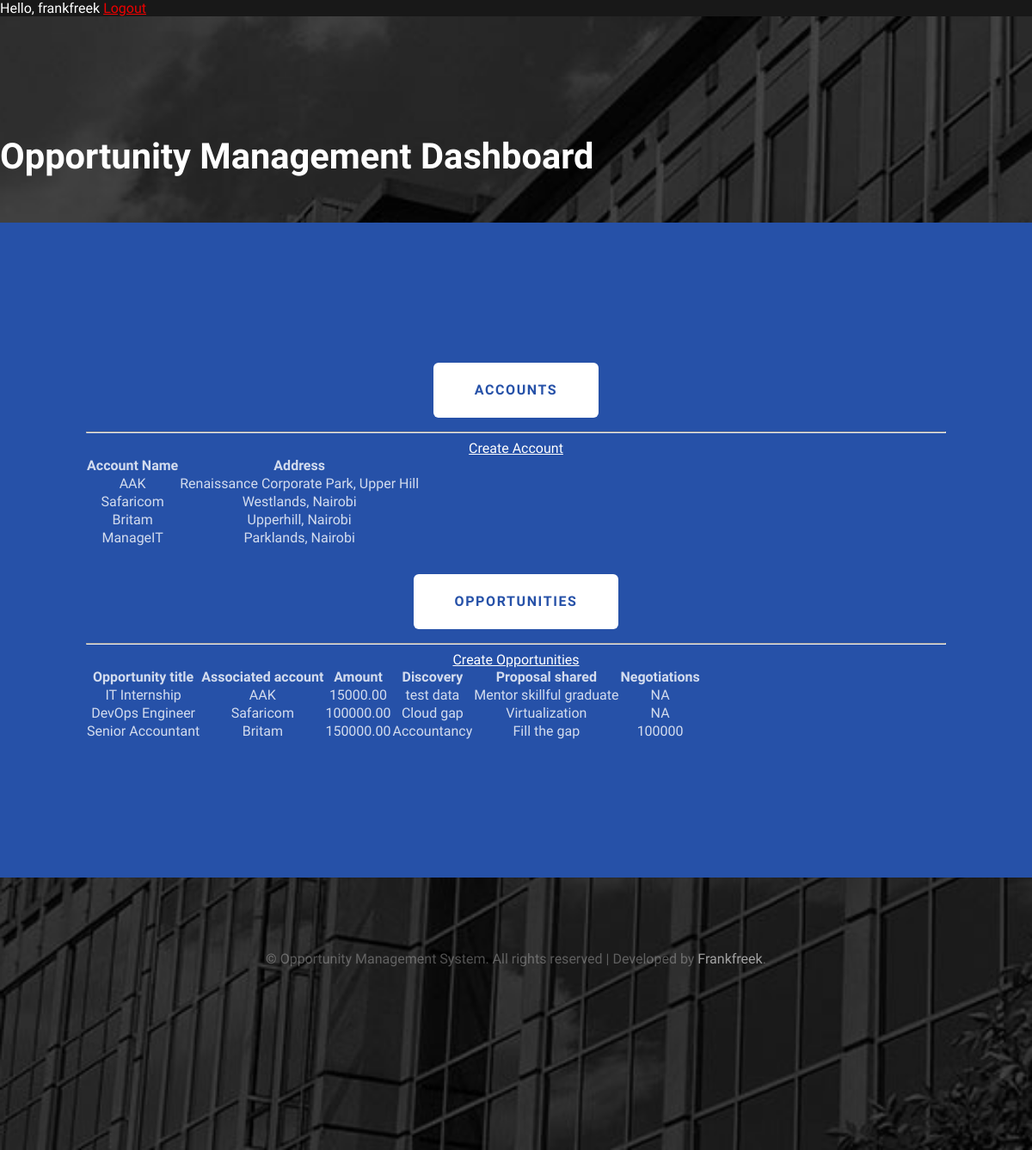
/userProfile/ (signed in), run on the app's committed database.
### opportunitiesmgt_app/models.py (models this page shows, shortened)
class Account(models.Model):
	account_name = models.CharField(max_length=200, null=True)
	address = models.CharField(max_length=200, null=True)
	def __str__(self):
		return self.account_name

class Opportunitie(models.Model):
        opportunity_title = models.CharField(max_length=200, null=True)
        associated_account = models.ForeignKey(Account, null=True, on_delete= models.SET_NULL)
        amount = models.DecimalField(max_digits=8, decimal_places=2)
        discovery = models.CharField(max_length=200, null=True)
        proposal_shared = models.CharField(max_length=200, null=True)
        negotiations = models.CharField(max_length=200, null=True)

### opportunitiesmgt_app/views.py (the view)
# urls.py: path("userProfile/", views.userProfile, name="userProfile"),
def userProfile(request):
    accounts = Account.objects.all()
    opportunities = Opportunitie.objects.all()
    context = {'accounts':accounts, 'opportunities':opportunities}
    return render(request, "opportunitiesmgt/userProfile.html", context)

### opportunitiesmgt_app/templates/opportunitiesmgt/userProfile.html (shortened to what this page needs)
<!DOCTYPE html PUBLIC "-//W3C//DTD XHTML 1.0 Strict//EN" "http://www.w3.org/TR/xhtml1/DTD/xhtml1-strict.dtd">
{% load static %}
<html xmlns="http://www.w3.org/1999/xhtml">
  <head>
    <link href="{% static "css/default.css" %}" rel="stylesheet" type="text/css"
    media="all" /> <link href="{% static "css/fonts.css" %}" type="text/css"
  </head>
  <body>
    <span class="hello-msg">Hello, {{request.user}}</span>
    <span ><a  class="hello-msg" href="{% url 'logout' %}">Logout</a></span>
    <div id="header-wrapper">
      <div id="header" class="container">
        <div id="logo">
          <h1><a href="#">Opportunity Management Dashboard</a></h1>
        </div>
      </div>
      <div id="welcome">
        <div class="container">
          <div class="title">
            {% block content %}
            <br />
            <div class="row">
              <div class="col-md-5">
                <ul class="actions">
                  <li><a  class="button">ACCOUNTS</a></li>
                </ul>
                <hr />
                <div class="card card-body">
                  <a class="btn btn-primary btn-sm btn-block" href="{% url 'create_account' %}">Create Account</a>
                  <table class="table table-sm" >
                    <tr>
                      <th>Account Name</th>
                      <th>Address</th>
                    </tr>
                    {% for account in accounts %}
                    <tr>
                      <td>{{account.account_name}}</td>
                      <td>{{account.address}}</td>
                    </tr>
                    {% endfor %}
                  </table>
                </div>
              </div>
              <div class="col-md-7">
                <ul class="actions">
                  <li><a  class="button">OPPORTUNITIES</a></li>
                </ul>
                <hr />
                <div class="card card-body">
                  <a class="btn btn-primary btn-sm btn-block" href="{% url 'create_opportunity' %}">Create Opportunities</a>
                  <table class="table table-sm">
                    <tr>
                      <th>Opportunity title</th>
                      <th>Associated account</th>
                      <th>Amount</th>
                      <th>Discovery</th>
                      <th>Proposal shared</th>
                      <th>Negotiations</th>
                    </tr>
                    {% for i in opportunities %}
                    <tr>
                      <td>{{i.opportunity_title}}</td>
                      <td>{{i.associated_account}}</td>
                      <td>{{i.amount}}</td>
                      <td>{{i.discovery}}</td>
                      <td>{{i.proposal_shared}}</td>
                      <td>{{i.negotiations}}</td>
                    </tr>
                    {% endfor %}
                  </table>
                </div>
              </div>
            </div>
          </div>
      {% endblock %}
        </div>
</div>
    <div id="copyright" class="container">
      <p>
        &copy; Opportunity Management System. All rights reserved | Developed by
        <a href="https://frankfreek.github.io/" rel="nofollow">Frankfreek</a>.
      </p>
    </div>
  </body>
</html>

### opportunitiesmgt_app/static/css/default.css (style rules this page uses)
html, body { height: 100%; }
body { margin: 0px; padding: 0px; background: #181818; font-family: "Didact Gothic", sans-serif; font-size: 12pt; font-weight: 200; color: #fff; }
h1, h2, h3 { margin: 0; padding: 0; }
p, ol, ul { margin-top: 0; }
ol, ul { padding: 0; list-style: none; }
p { line-height: 180%; }
a { color: #ee0000; }
.container { overflow: hidden; margin: 0em auto; width: 1200px; }
ul.actions li { display: inline-block; padding: 0em 0.5em; }
.button { display: inline-block; padding: 1em 2em 1em 2em; letter-spacing: 0.1em; margin-top: 2em; padding: 1.4em 3em; background: #2651a8; border-radius: 6px; text-decoration: none; font-weight: 700; font-size: 1em; color: #fff; }
.title { margin-bottom: 3em; }
#header-wrapper { position: relative; padding: 5em 0em 7em 0em; background: #111111 url(images/header-bg.jpg) no-repeat center; background-size: cover; }
#header { position: relative; padding: 5em 0em; }
#logo { position: absolute; top: 3.6em; left: 0; }
#logo h1 { font-size: 2.6em; color: #79c255; }
#logo a { text-decoration: none; color: rgba(255, 255, 255, 1); }
#copyright { overflow: hidden; padding: 5em 0em; border-top: 1px solid rgba(0, 0, 0, 0.08); }
#copyright p { text-align: center; font-size: 1em; color: rgba(255, 255, 255, 0.3); }
#copyright a { text-decoration: none; color: rgba(255, 255, 255, 0.6); }
#welcome { position: relative; padding: 7em 0em 7em 0em; background: #2651a8; background-size: cover; text-align: center; }
#welcome .container { width: 1000px; padding: 0px 100px; color: rgba(255, 255, 255, 0.8); }
#welcome a { color: rgba(255, 255, 255, 1); }
#welcome .button { background: #fff; color: #2651a8; }
.table { border-collapse: collapse; }

### data on the page
Account: account_name "AAK", address "Renaissance Corporate Park, Upper Hill"
Account: account_name "Safaricom", address "Westlands, Nairobi"
Account: account_name "Britam", address "Upperhill, Nairobi"
Account: account_name "ManageIT", address "Parklands, Nairobi"
Opportunitie: opportunity_title "IT Internship", associated_account "AAK", amount "15000.00", discovery "test data", proposal_shared "Mentor skillful graduate", negotiations "NA"
Opportunitie: opportunity_title "DevOps Engineer", associated_account "Safaricom", amount "100000.00", discovery "Cloud gap", proposal_shared "Virtualization", negotiations "NA"
Opportunitie: opportunity_title "Senior Accountant", associated_account "Britam", amount "150000.00", discovery "Accountancy", proposal_shared "Fill the gap", negotiations "100000"

### other printed values
{{ request.user }} "frankfreek"
